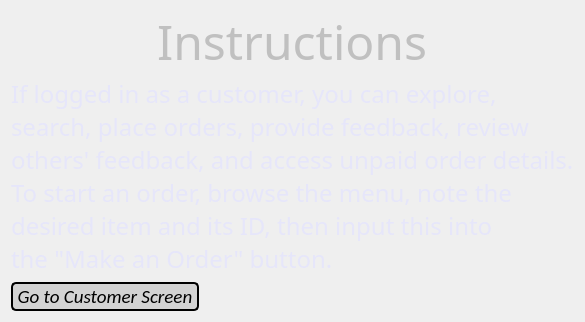
      <widget class="QWidget" name="page_28">
       <layout class="QVBoxLayout" name="verticalLayout_23">
        <item alignment="Qt::AlignHCenter">
         <widget class="QLabel" name="label_13">
          <property name="maximumSize">
           <size>
            <width>16777215</width>
            <height>60</height>
           </size>
          </property>
          <property name="font">
           <font>
            <family>Cooper Black</family>
            <pointsize>36</pointsize>
           </font>
          </property>
          <property name="styleSheet">
           <string notr="true">QLabel {
    color: #C0C0C0;  /* Silver or Light Blue-Gray */
}
</string>
          </property>
          <property name="text">
           <string>Instructions</string>
          </property>
         </widget>
        </item>
        <item alignment="Qt::AlignHCenter">
         <widget class="QLabel" name="label_18">
          <property name="font">
           <font>
            <family>Bahnschrift Light</family>
            <pointsize>18</pointsize>
            <weight>50</weight>
            <italic>false</italic>
            <bold>false</bold>
           </font>
          </property>
          <property name="styleSheet">
           <string notr="true">color:rgb(230, 230, 250)
</string>
          </property>
          <property name="text">
           <string>If logged in as a customer, you can explore,
search, place orders, provide feedback, review
others' feedback, and access unpaid order details.
To start an order, browse the menu, note the
desired item and its ID, then input this into
the &quot;Make an Order&quot; button.</string>
          </property>
         </widget>
        </item>
        <item alignment="Qt::AlignLeft">
         <widget class="QPushButton" name="pushButton_41">
          <property name="font">
           <font>
            <family>Calibri</family>
            <pointsize>14</pointsize>
            <weight>50</weight>
            <italic>true</italic>
            <bold>false</bold>
           </font>
          </property>
          <property name="styleSheet">
           <string notr="true">QPushButton {
background-color: rgb(48, 127, 255); /* Adjusted background color */
    border: none;
    color: sky blue;
    border-;
border: 2px solid black;
    border-radius: 5px;
    background-color: lightgray;
}

QPushButton:hover {
    background-color: rgb(0, 80, 150); /* Adjusted hover color */
color:white
}

QPushButton:pressed {	
    background-color: rgb(255, 70, 70); /* Adjusted pressed color */
    color: black;
}
</string>
          </property>
          <property name="text">
           <string> Go to Customer Screen </string>
          </property>
         </widget>
        </item>
       </layout>
      </widget>
